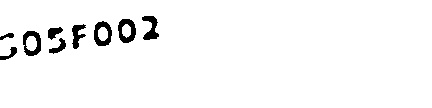
#> input picture backend/debug_id_image.jpg, 432 x 108 px
$ python -i face_utils.py   (imports and definitions only)
#> lines starting #> are read from the running program, lines starting #| are printed output that depends on the picture; after the words box and inside, x2 and y2 are one past the last pixel; in counts of white or black regions, pixels touching at a corner belong together
#> further down, picture is the input picture: shape (108, 432, 3); min 0, max 255, mean 246.6
from deepface import DeepFace
import numpy as np
import base64
from io import BytesIO
from PIL import Image
import cv2

# -------------------------------------------------------------
# ✅ EXISTING FUNCTIONS
# -------------------------------------------------------------

# [22 lines left out: functions b64_to_image, get_face_embedding, not called in this run]

def cosine_similarity(a, b):
    return float(np.dot(a, b) / (np.linalg.norm(a) * np.linalg.norm(b)))

# [4 lines left out: function compare_encodings, not called in this run]

def preprocess_for_ocr_cv2(img_np):
    """Preprocess image for better OCR (binarization, resizing)."""
    gray = cv2.cvtColor(img_np, cv2.COLOR_RGB2GRAY)
    h, w = gray.shape
#> h = 108; w = 432
    if h < 500:
        gray = cv2.resize(gray, (int(w * 2), int(h * 2)))
#> gray: shape (216, 864)
    return cv2.adaptiveThreshold(gray, 255, cv2.ADAPTIVE_THRESH_GAUSSIAN_C,
                                 cv2.THRESH_BINARY, 11, 2)
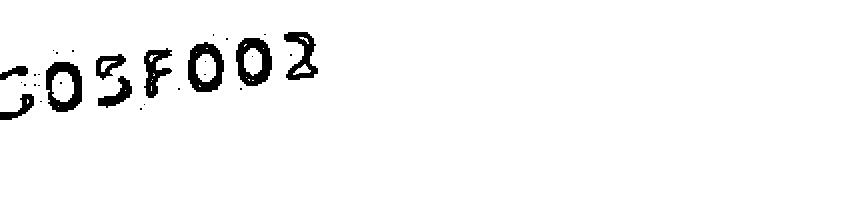
#> returned value: shape (216, 864); 96.8% white; 31 black regions (22 under 20 px), largest, box (x1, y1, x2, y2) and area: (236, 38, 272, 86) 1011, (188, 42, 224, 92) 1010, (46, 62, 82, 112) 994

# -------------------------------------------------------------
# 👁️‍🗨️ NEW FUNCTION — LIVENESS DETECTION (Blink / Movement)
# -------------------------------------------------------------

# [22 lines left out: function detect_liveness, not called in this run]

>>> import cv2
>>> picture = cv2.cvtColor(cv2.imread('../../debug_id_image.jpg'), cv2.COLOR_BGR2RGB)
>>> result = preprocess_for_ocr_cv2(picture)
